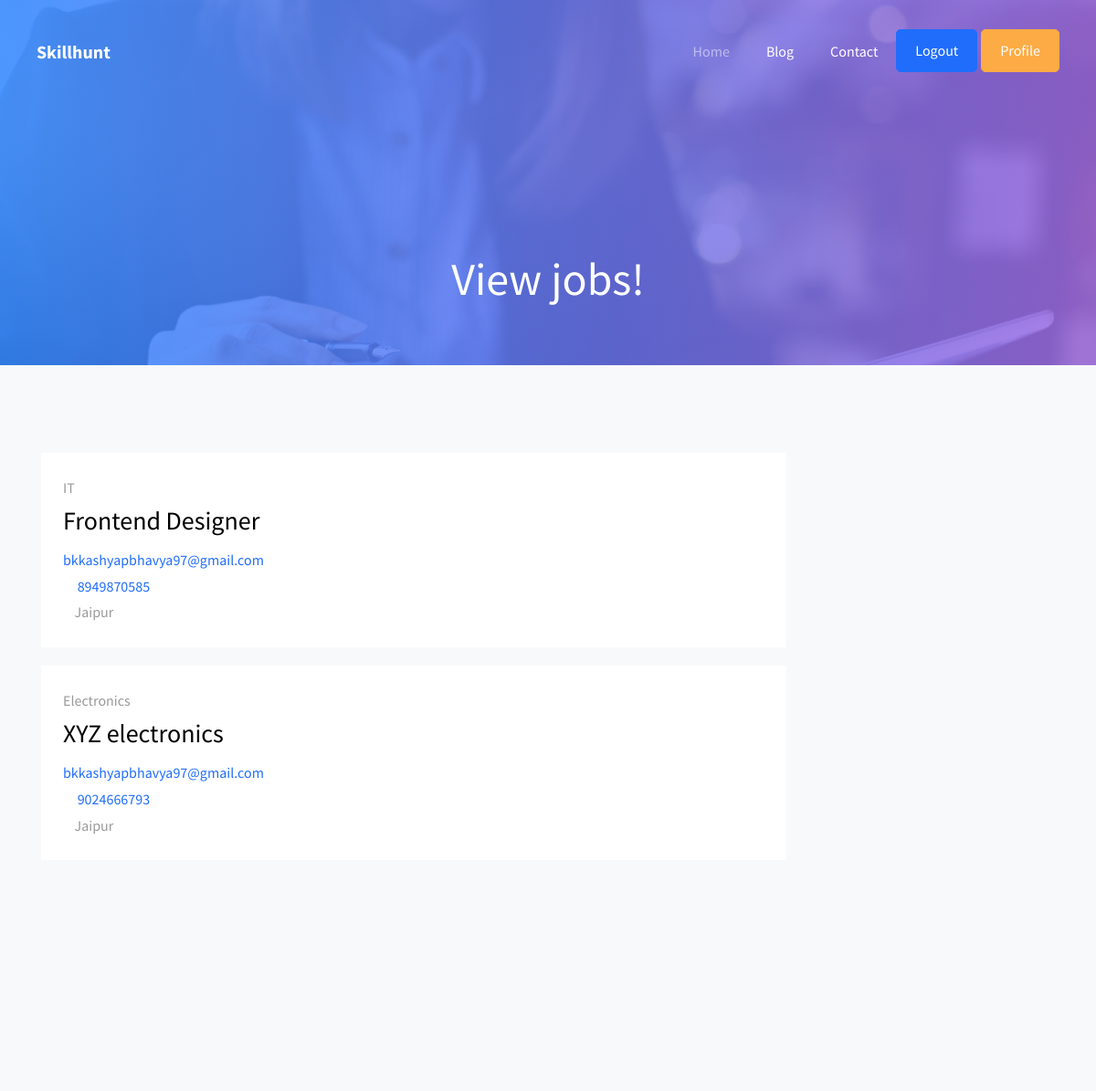
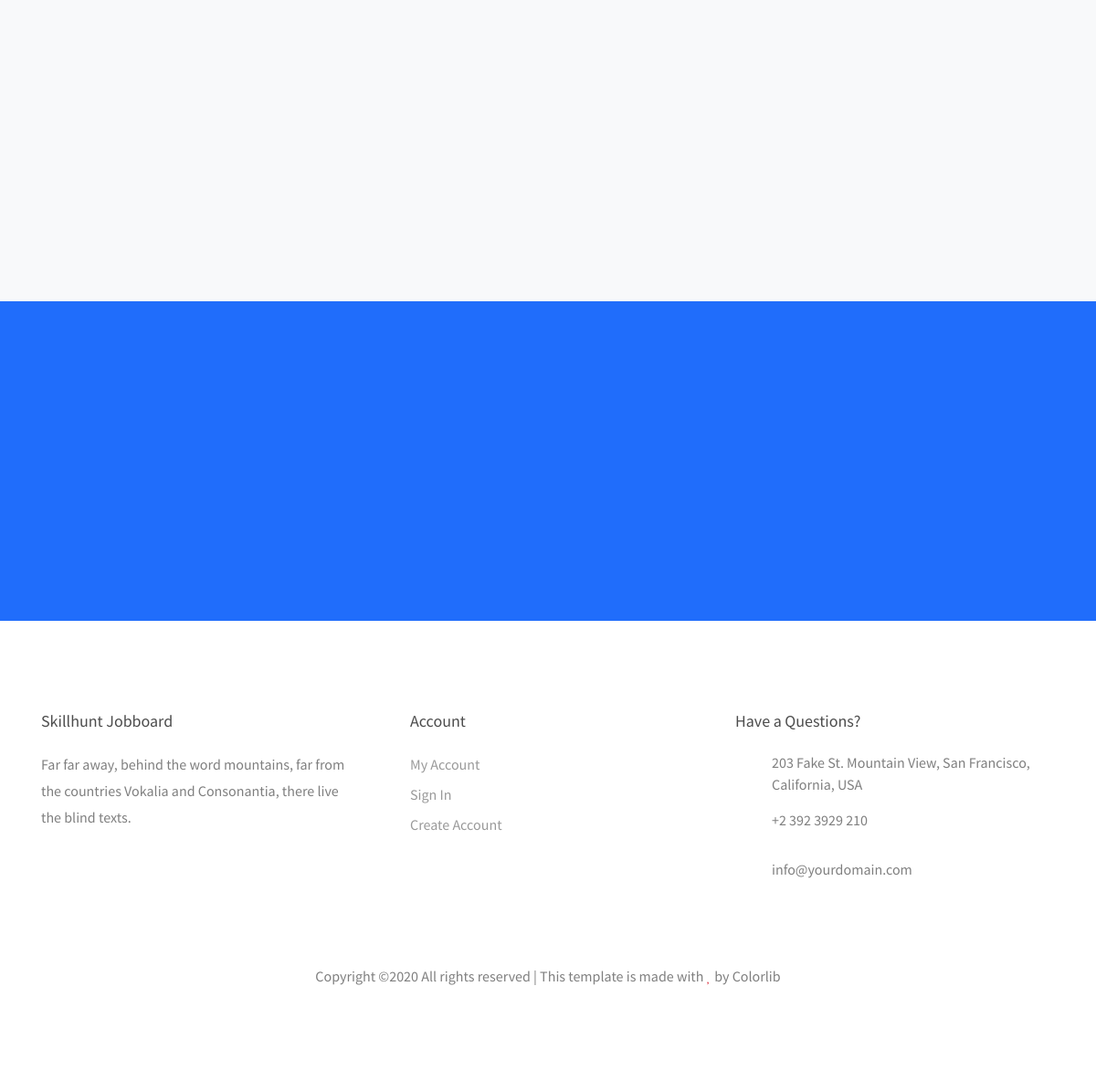
The app's page /jobpost.html (signed in) with its own data (2 pictures, top to bottom).
### application/models.py (models this page shows, shortened)
class JobPost(db.Model):
    id = db.Column(db.Integer, primary_key=True)
    title = db.Column(db.String(100), nullable=False)
    category = db.Column(db.String(50), nullable=False)
    email = db.Column(db.String(100), nullable=False)
    location = db.Column(db.String(100), nullable=False)
    employer_contact = db.Column(db.String(10), db.ForeignKey('user.contact'), nullable=False)

### application/routes.py (the view)
@app.route('/jobpost', methods=['GET', 'POST'])
@app.route('/jobpost.html', methods=['GET', 'POST'])
def jobpost():
    if not session['anonymous_user_contact']:
        return redirect(url_for('login'))
    a = JobPost.query.all()
    b = jobquery.convert(a)
    return render_template('jobpost.html', jobs=b)

### application/models.py (called while the page is built)
@login_manager.user_loader
def load_user(user_id):
    return User.query.get(int(user_id))

### jobquery.py (called while the page is built)
def convert(given_list):
    obj_list = []
    for i in given_list:
        j = Jobquery(i.id, str(i.title), str(i.category), str(i.email), str(i.location), str(i.employer_contact))
        obj_list.append(j)
    return obj_list

### application/templates/jobpost.html (shortened to what this page needs)
<!DOCTYPE html>
<html lang="en">
  <head>
    <link rel="stylesheet" href="../static/css/open-iconic-bootstrap.min.css">
    <link rel="stylesheet" href="../static/css/animate.css">
    <link rel="stylesheet" href="../static/css/owl.carousel.min.css">
    <link rel="stylesheet" href="../static/css/owl.theme.default.min.css">
    <link rel="stylesheet" href="../static/css/magnific-popup.css">
    <link rel="stylesheet" href="../static/css/aos.css">
    <link rel="stylesheet" href="../static/css/ionicons.min.css">
    <link rel="stylesheet" href="../static/css/bootstrap-datepicker.css">
    <link rel="stylesheet" href="../static/css/jquery.timepicker.css">
    <link rel="stylesheet" href="../static/css/flaticon.css">
    <link rel="stylesheet" href="../static/css/icomoon.css">
    <link rel="stylesheet" href="../static/css/style.css">
  </head>
  <body>
	  <nav class="navbar navbar-expand-lg navbar-dark ftco_navbar bg-dark ftco-navbar-light" id="ftco-navbar">
	    <div class="container-fluid px-md-4	">
	      <a class="navbar-brand" href="/index">Skillhunt</a>
	      <div class="collapse navbar-collapse" id="ftco-nav">
	        <ul class="navbar-nav ml-auto">
	          <li class="nav-item active"><a href="/index" class="nav-link">Home</a></li>
	          <li class="nav-item"><a href="/index.html#blogs" class="nav-link">Blog</a></li>
            <li class="nav-item"><a href="/contact" class="nav-link">Contact</a></li>
            <li class="nav-item cta mr-md-1"><a href="/logout" class="nav-link">Logout</a></li>
            <li class="nav-item cta cta-colored"><a href="/profile" class="nav-link">Profile</a></li>
	        </ul>
	      </div>
	    </div>
	  </nav>
    <div class="hero-wrap hero-wrap-2" style="background-image: url('../static/images/bg_1.jpg');" data-stellar-background-ratio="0.5">
      <div class="overlay"></div>
      <div class="container">
        <div class="row no-gutters slider-text align-items-end justify-content-start">
          <div class="col-md-12 ftco-animate text-center mb-5">
            <h1 class="mb-3 bread">View jobs!</h1>
          </div>
        </div>
      </div>
    </div>
    <section class="ftco-section bg-light">
			<div class="container">
				<div class="row">
					<div class="col-lg-9 pr-lg-4">
						<div class="row">
              {% for i in jobs %}
                <div class="col-md-12 ftco-animate">
                    <div class="job-post-item p-4 d-block d-lg-flex align-items-center">
                        <div class="mb-4 mb-md-0">
                            <div class="job-post-item-header align-items-center">
                              <span class="subadge">{{ i.category }}</span><br>
                              <h3 class="text-black">{{ i.title }}</h3>
                              <a href="mailto:{{ i.email }}">{{ i.email }}</a>
                              <div><span class="icon-layers"></span> <a href="tel:{{ i.employer_contact }}"><span>{{ i.employer_contact }}</a></span></div>
                              <div><span class="icon-my_location"></span><span>{{ i.location }}</span></div>
                            </div>
                        </div>
                      </div>
                  </div>
              {% endfor %}
            </div>
            </div>
          </div>
        </div>
      </section>
		<section class="ftco-section-parallax">
      <div class="parallax-img d-flex align-items-center">
        <div class="container">
          <div class="row d-flex justify-content-center">
          </div>
        </div>
      </div>
    </section>
    <footer class="ftco-footer ftco-bg-dark ftco-section">
      <div class="container">
        <div class="row mb-5">
        	<div class="col-md">
             <div class="ftco-footer-widget mb-4">
              <h2 class="ftco-heading-2">Skillhunt Jobboard</h2>
              <p>Far far away, behind the word mountains, far from the countries Vokalia and Consonantia, there live the blind texts.</p>
              <ul class="ftco-footer-social list-unstyled float-md-left float-lft mt-3">
              </ul>
            </div>
          </div>
          <div class="col-md">
            <div class="ftco-footer-widget mb-4 ml-md-4">
              <h2 class="ftco-heading-2">Account</h2>
              <ul class="list-unstyled">
                <li><a href="#" class="pb-1 d-block">My Account</a></li>
                <li><a href="#" class="pb-1 d-block">Sign In</a></li>
                <li><a href="#" class="pb-1 d-block">Create Account</a></li>
              </ul>
            </div>
          </div>
          <div class="col-md">
            <div class="ftco-footer-widget mb-4">
            	<h2 class="ftco-heading-2">Have a Questions?</h2>
            	<div class="block-23 mb-3">
	              <ul>
	                <li><span class="icon icon-map-marker"></span><span class="text">203 Fake St. Mountain View, San Francisco, California, USA</span></li>
	                <li><a href="#"><span class="icon icon-phone"></span><span class="text">+2 392 3929 210</span></a></li>
	                <li><a href="#"><span class="icon icon-envelope"></span><span class="text">info@yourdomain.com</span></a></li>
	              </ul>
	            </div>
            </div>
          </div>
        </div>
        <div class="row">
          <div class="col-md-12 text-center">
            <p>
  Copyright &copy;<script>document.write(new Date().getFullYear());</script> All rights reserved | This template is made with <i class="icon-heart text-danger" aria-hidden="true"></i> by <a href="https://colorlib.com" target="_blank">Colorlib</a>
  </p>
          </div>
        </div>
      </div>
    </footer>
  </body>
</html>

### application/static/css/icomoon.css (style rules this page uses)
[class^="icon-"], [class*=" icon-"] { font-family: 'icomoon' !important; speak: none; font-style: normal; font-weight: normal; font-variant: normal; text-transform: none; line-height: 1; -webkit-font-smoothing: antialiased; -moz-osx-font-smoothing: grayscale; }
.icon-heart:before { content: "\f004"; }
.icon-map-marker:before { content: "\f041"; }
.icon-phone:before { content: "\f095"; }
.icon-envelope:before { content: "\f0e0"; }
.icon-my_location:before { content: "\e55c"; }
.icon-layers:before { content: "\e53b"; }

### records on screen
JobPost: category "IT", title "Frontend Designer", email "bkkashyapbhavya97@gmail.com", employer_contact "8949870585", location "Jaipur"
JobPost: category "Electronics", title "XYZ electronics", email "bkkashyapbhavya97@gmail.com", employer_contact "9024666793", location "Jaipur"
